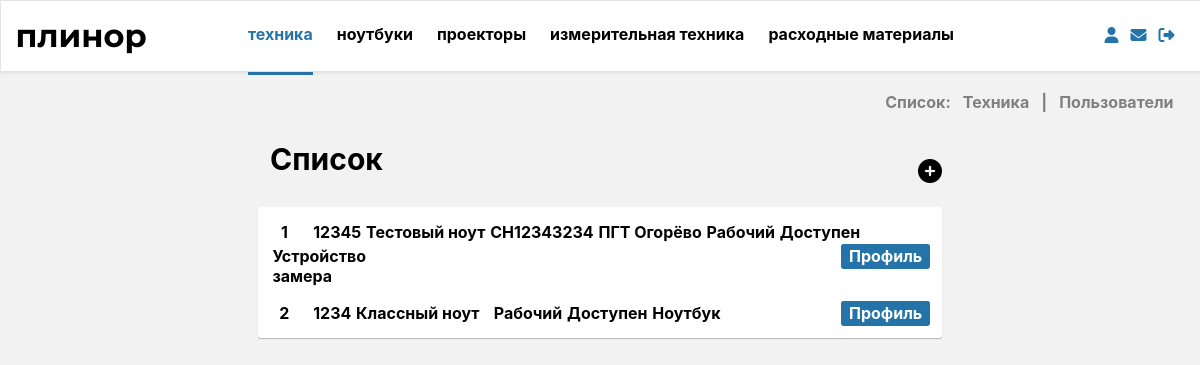
Before: /list/tech (signed in) with the older database file.
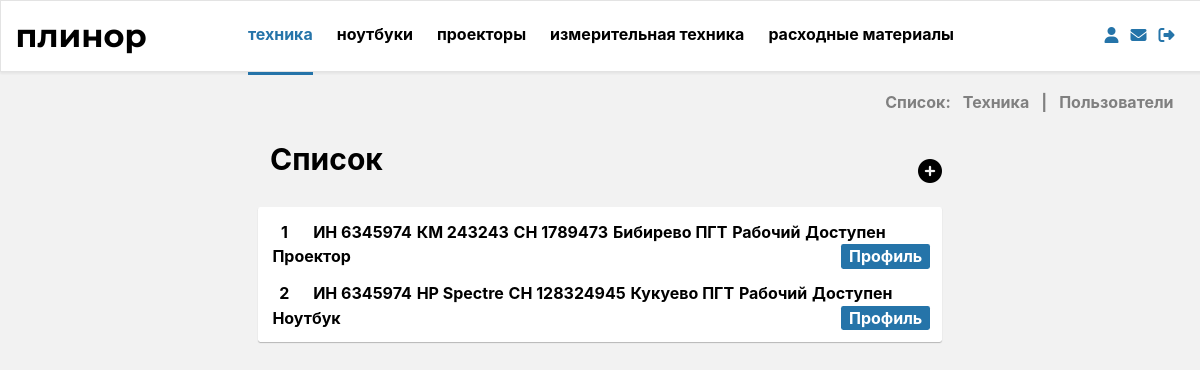
After: the same page with the newer database file.
### tables this page shows
CREATE TABLE `technic` (
  `id` int(11) NOT NULL,
  `inv_id` text NOT NULL,
  `model_full` text NOT NULL,
  `model_short` text NOT NULL,
  `serial_id` text NOT NULL,
  `model_opt` text,
  `model_cond` text,
  `stg_name` text NOT NULL,
  `model_work` int(11) NOT NULL,
  `model_reserve` int(11) NOT NULL,
  `amount` int(11) NOT NULL DEFAULT '1',
  `photo_gall` text,
  `typ` int(11) NOT NULL
);

### bizz/view/view_form.php (called while the page is built)
<?php
include "bizz/view/view_hat.php";
include "bizz/view/view_menu.php";
include "bizz/view/$content_view";

### bizz/core/view.php (called while the page is built)
<?php
class View
{
    function generate($content_view, $template_view, $data = null)
    {
        include 'bizz/view/'.$template_view;
    }
}

### bizz/bootstrap.php (called while the page is built, shortened)
<?php
require_once 'core/model.php';
require_once 'core/view.php';
Route::start($routes);

### index.php (called while the page is built, shortened)
<?php
$routes = explode('/', $_SERVER['SERVER_NAME'].$_SERVER['REQUEST_URI']);
require_once 'bizz/bootstrap.php';

### bizz/core/model.php (called while the page is built, shortened)
<?php
class Model
{
    function __construct()
    {
        $this->db = new MySQL("localhost", "root","root","plinor");
    }
}

### bizz/core/MySQL.php (called while the page is built)
<?php
class MySQL extends mysqli
{
    public static $request=array();
    public  function query($req,$resultmode = MYSQLI_STORE_RESULT){
        array_unshift(self::$request,$req);
        return parent::query($req);
    }
}

### bizz/model/model_list.php (called while the page is built, shortened)
<?php
class Model_list extends Model
{
    public function take_data($table,$where)
    {
        $data=$this->db->query("SELECT * FROM $table $where");
        $row=array();
        while($row[]=mysqli_fetch_row($data));
        $data=array_pop($row);
        return $row;
    }
}

### bizz/view/view_list.php (the view, shortened to what this page needs)
<article class="list_content">
    <?php
    $counter=0;
    foreach ($data['data'] as $value):
        $counter++;
    if ($data['page']=='user'):?>
    <div class="list_point">
        <div class="list_number list_slot"><?php echo $counter;?></div>
        <div class="list_fio list_slot"><?php echo "$value[4] ".mb_substr($value[3], 0, 1).". ".mb_substr($value[5], 0, 1)."."?></div>
        <div class="list_status list_slot"><?php
            switch($value[7]){
                case 0: echo "Партнёр";break;
                case 1: echo "Сотрудник";break;
                case 2: echo "Старший сотрудник";break;
                case 3: echo "Начальник";break;
                case 4: echo "Модератор";break;
                case 5: echo "Администратор";break;
            }
            ?></div>
        <div class="list_mail list_slot"><?php echo $value[6];?></div>
        <a href="/plinor/cabinet/view/<?php echo$value[0]?>"><div class="list_slot list_profile">Профиль</div></a>
    </div>
    <?php
    elseif($data['page']=='tech'):?>
        <div class="list_point">
            <div class="list_number list_slot"><?php echo$counter;?></div>
            <div class="list_iid list_slot"><?php echo$value[1];?></div>
            <div class="list_cm list_slot"><?php echo$value[3];?></div>
            <div class="list_sd list_slot"><?php echo$value[4];?></div>
            <div class="list_stg list_slot"><?php echo$value[7];?></div>
            <div class="list_work list_slot"><?php
                switch($value[8]){
                    case 0: echo "Рабочий";break;
                }
                ?></div>
            <div class="list_reserve list_slot"><?php
                switch($value[9]){
                    case 0: echo "Доступен";break;
                }
                ?></div>
            <div class="list_status list_slot"><?php
                switch($value[12]){
                    case 1: echo "Ноутбук";break;
                    case 2: echo "Проектор";break;
                    case 3: echo "Устройство замера";break;
                }
                ?></div>
            <a href="<?php echo URL_BASE;?>/article/index/<?php echo $value[0]; ?>"><div class="list_slot list_profile">Профиль</div></a>
        </div>
    <?php else:?>
    <?php
    endif;
    endforeach;?>
</article>

Changed rows visible on the page:
removed technic: inv "12345", model_short "Тестовый ноут", serial "СН12343234", stg_name "ПГТ Огорёво", model_work "Рабочий", model_reserve "Доступен", typ "Устройство замера"
removed technic: inv "1234", model_short "Классный ноут", model_work "Рабочий", model_reserve "Доступен", typ "Ноутбук"
added technic: inv "ИН 6345974", model_short "КМ 243243", serial "СН 1789473", stg_name "Бибирево ПГТ", model_work "Рабочий", model_reserve "Доступен", typ "Проектор"
added technic: inv "ИН 6345974", model_short "HP Spectre", serial "СН 128324945", stg_name "Кукуево ПГТ", model_work "Рабочий", model_reserve "Доступен", typ "Ноутбук"
